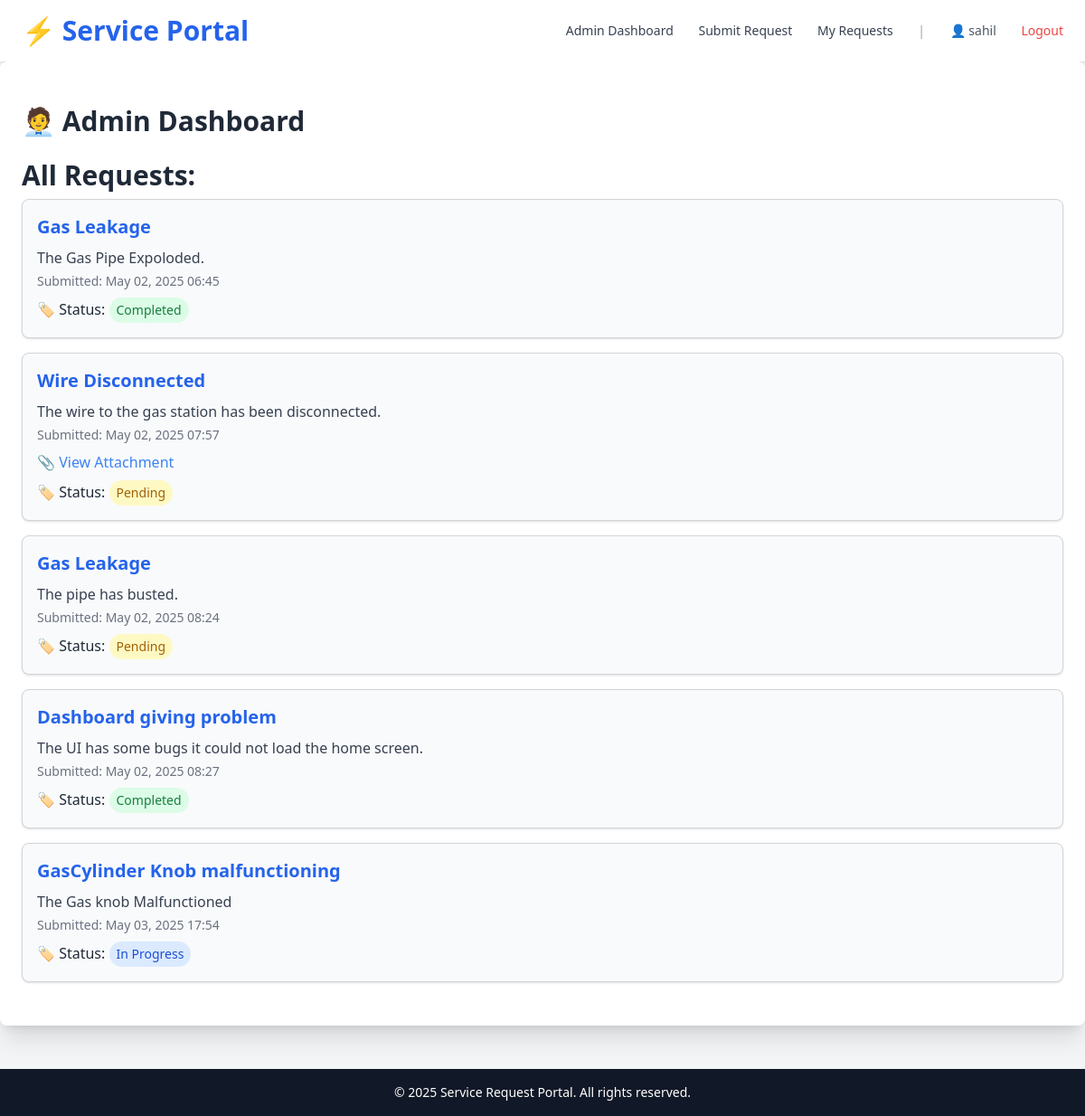
Screenshot of /admin_dashboard (signed in) with the database file from the repository.
### request/models.py (models this page shows, shortened)
class ServiceRequest(models.Model):
    STATUS_PENDING='Pending'
    STATUS_IN_PROGRESS='In Progress'
    STATUS_COMPLETED='Completed'
    STATUS =[
        (STATUS_PENDING,'Pending'),
        (STATUS_IN_PROGRESS,'In Progress'),
        (STATUS_COMPLETED,'Completed')
    ]
    user=models.ForeignKey(User,on_delete=models.CASCADE)
    title=models.CharField(max_length=255)
    description=models.TextField()
    attachment=models.FileField(upload_to='attachments/', blank=True,null=True)
    submitted_at=models.DateTimeField(auto_now_add=True)
    status=models.CharField(max_length=30,choices=STATUS,default=STATUS_PENDING)

### request/views.py (the view)
# urls.py: path('admin_dashboard', views.admin_dashboard, name='admin_dashboard'),
@login_required
@user_passes_test(is_admin)
def admin_dashboard(request):
    requests=ServiceRequest.objects.all().order_by('submitted_at')
    return render(request,'admin_dashboard.html',{'requests':requests})

### request/views.py (called while the page is built)
def is_admin(user):
    return user.is_staff

### templates/admin_dashboard.html (shortened to what this page needs)
{% extends "index.html" %}
{% block content %}
  <div>
    <h2 class="text-3xl font-semibold text-gray-800 mb-6">🧑‍💼 Admin Dashboard</h2>
    <h3 class="text-3xl font-semibold text-gray-800 mb-2">All Requests:</h3>
    {% if requests %}
      <div class="space-y-4">
        {% for request in requests %}
          <div class="border border-gray-300 rounded-lg p-4 bg-gray-50 shadow">
            <h3 class="text-xl font-bold text-blue-600">{{ request.title }}</h3>
            <p class="text-gray-700 mt-2">{{ request.description }}</p>
            <p class="text-sm text-gray-500 mt-1">Submitted: {{ request.submitted_at|date:"M d, Y H:i" }}</p>
            {% if request.attachment %}
              <p class="mt-2">
                📎 <a href="{{ request.attachment.url }}" class="text-blue-500 hover:underline" target="_blank">View Attachment</a>
              </p>
            {% endif %}
            <p class="mt-2">
              🏷️ <span class="font-medium">Status:</span>
              <span onclick="toggleForm('{{ request.id }}')" class="cursor-pointer text-sm inline-block px-2 py-1 rounded-full transition duration-150 hover:ring hover:ring-blue-400
                {% if request.status == 'Pending' %}bg-yellow-100 text-yellow-700
                {% elif request.status == 'In Progress' %}bg-blue-100 text-blue-700
                {% elif request.status == 'Completed' %}bg-green-100 text-green-700
                {% else %}bg-gray-200 text-gray-700{% endif %}">
                {{ request.status }}
              </span>
            </p>
          </div>
        {% endfor %}
      </div>
    {% endif %}
  </div>
{% endblock content %}

### templates/index.html (shortened to what this page needs)
<!DOCTYPE html>
<html lang="en">
  <head>
    <script src="https://cdn.tailwindcss.com"></script>
  </head>
  <body class="bg-gray-100 text-gray-800 min-h-screen flex flex-col">
    <header class="bg-white shadow-md">
      <div
        class="max-w-7xl mx-auto px-6 py-4 flex justify-between items-center"
      >
        <a
          href="{% url 'index_page' %}"
          class="text-3xl font-extrabold text-blue-600 hover:text-blue-700 transition-all duration-300"
        >
          ⚡ Service Portal
        </a>
        <nav class="space-x-6 text-sm font-medium">
          <a
            href="{% url 'admin_dashboard' %}"
            class="text-gray-700 hover:text-blue-600 transition duration-300"
            >Admin Dashboard</a
          >
          <a
            href="{% url 'submit_request' %}"
            class="text-gray-700 hover:text-blue-600 transition duration-300"
            >Submit Request</a
          >
          <a
            href="{% url 'request_list' %}"
            class="text-gray-700 hover:text-blue-600 transition duration-300"
            >My Requests</a
          >
          {% if user.is_authenticated %}
          <span class="text-gray-400">|</span>
          <span class="text-gray-600">👤 {{ user.username }}</span>
          <a
            href="{% url 'logout' %}"
            class="ml-2 text-red-500 hover:text-red-600 transition duration-300"
            >Logout</a
          >
          {% endif %}
        </nav>
      </div>
    </header>
    <main class="px-6 py-12 flex-1 bg-white rounded-lg shadow-xl">
      {% block content %}{% endblock content %}
    </main>
    <footer class="bg-gray-900 text-white text-center py-4 mt-12">
      <p class="text-sm">
        &copy; {% now "Y" %} Service Request Portal. All rights reserved.
      </p>
    </footer>
  </body>
</html>

### rows the page displays
ServiceRequest: title "Gas Leakage", description "The Gas Pipe Expoloded.", submitted_at "May 02, 2025 06:45", status "Completed"
ServiceRequest: title "Wire Disconnected", description "The wire to the gas station has been disconnected.", submitted_at "May 02, 2025 07:57", status "Pending"
ServiceRequest: title "Gas Leakage", description "The pipe has busted.", submitted_at "May 02, 2025 08:24", status "Pending"
ServiceRequest: title "Dashboard giving problem", description "The UI has some bugs it could not load the home screen.", submitted_at "May 02, 2025 08:27", status "Completed"
ServiceRequest: title "GasCylinder Knob malfunctioning", description "The Gas knob Malfunctioned", submitted_at "May 03, 2025 17:54", status "In Progress"

### other values shown
{{ user.username }} "sahil"
